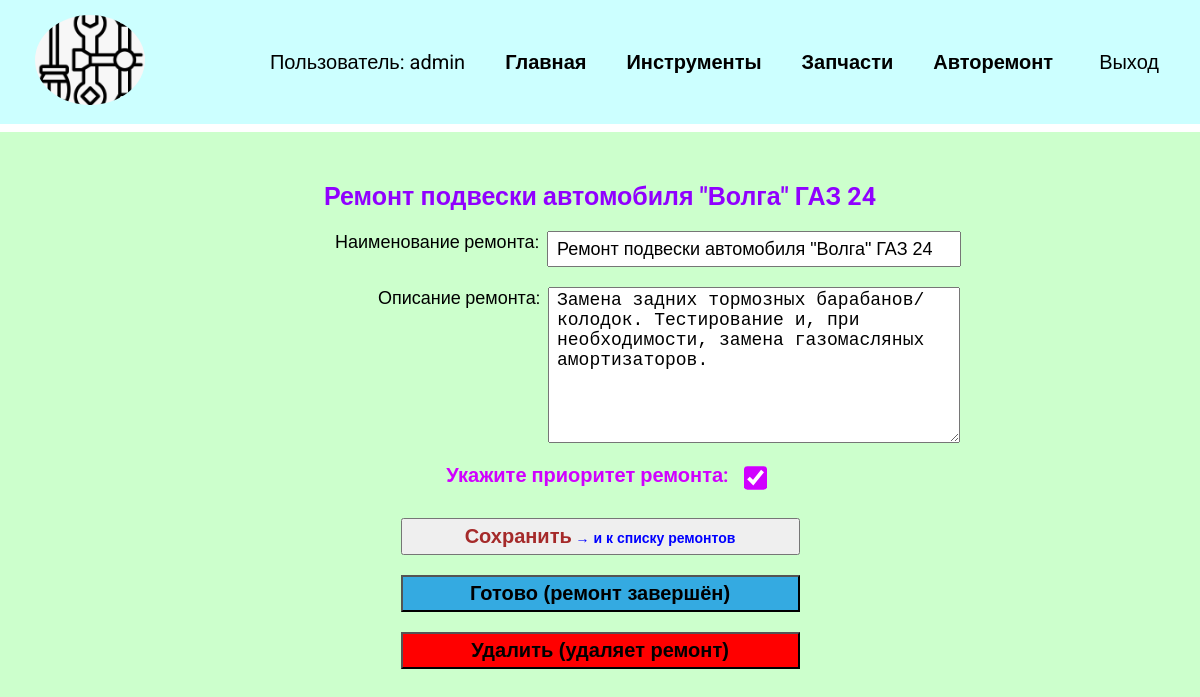
Page /telog_spparts/current_new_repairs/8 (signed in) on the committed database.
### telog_spparts/models.py (models this page shows, shortened)
class Repairs(models.Model):
    title = models.CharField(max_length=100)  # , verbose_name="Наименование ремонта"
    rep_memo = models.TextField(blank=True)  # его описание (записка)
    date_creation = models.DateTimeField(auto_now_add=True)  # Создано
    ready = models.DateTimeField(blank=True, null=True)  # Завершено
    priority_rep = models.BooleanField(default=False)  # Приоритет
    user_performer = models.ForeignKey(  # performer - пользователь_исполнитель
        User,
        on_delete=models.SET_NULL,
        null=True,  # Обязательно для SET_NULL
        blank=True  # Позволяет оставлять поле пустым
    )

### telog_spparts/views.py (the view, shortened to what this page needs)
# urls.py: path('current_new_repairs/<int:repair_pk>', views.view_repair, name='viewrepair'),
@login_required
def view_repair(request, repair_pk):
    repair = get_object_or_404(Repairs, pk=repair_pk)
    if request.method == "GET":
        repform = RepairsForm(instance=repair)
        return render(request, 'telog_spparts/viewrepair.html', {'repair': repair, 'repform': repform})

### techlog_tools/forms.py
class RepairsForm(forms.ModelForm):
    class Meta:
        model = Repairs
        fields = ['title', 'rep_memo', 'priority_rep']
        labels = {
            'title': 'Наименование ремонта',
            'rep_memo': 'Описание ремонта',
            'priority_rep': 'Укажите приоритет ремонта',
        }

### telog_spparts/templates/telog_spparts/viewrepair.html (shortened to what this page needs)
{% extends 'techlog_tools/base.html' %}
{% load static %}
{% block content %}
<h2>{{ repair.title }}</h2>
<form action="" method="post" class="edit_repair">
    {{ repform }}
    <button class="btn">Сохранить</button>
</form>
<form action="{% url 'finished_repair' repair.id %}" method="post" class="finish_rep">
    <button class="btrep final">Готово (ремонт завершён)</button>
</form>
<form action="{% url 'delete_repair' repair.id %}" method="post" class="delete_rep">
    <button class="btrep del">Удалить (удаляет ремонт)</button>
</form>
{% endblock %}

### techlog_tools/templates/techlog_tools/base.html (shortened to what this page needs)
<!DOCTYPE html>
{% load static %}
<html lang="en">
<head>
    <link rel="stylesheet" href="{% static 'css/style.css' %}">
</head>
<body>
<div class="menu">
    <div class="wrap">
        <div class="logo">
            <a href="{% url 'home' %}">
                <img src="{% static 'techlog_tools/car-tools.png' %}" alt="">
            </a>
        </div>
        <ul>
            {% if user.is_authenticated %}
                <li class="logo">Пользователь: {{ user.username }}</li>
                <li><a href="{% url 'home' %}">Главная</a></li>
                <li><a href="{% url 'techlogtools' %}">Инструменты</a></li>
                <li><a href="{% url 'telogspparts' %}">Запчасти</a></li>
                <li><a href="{% url 'currentnewrepairs' %}">Авторемонт</a></li>
                <li>
                    <form action="{% url 'exitappuser' %}" method="post">
                        <button class="exit">Выход</button>
                    </form>
                </li>
            {% else %}
                <li><a href="{% url 'registruser' %}">Зарегистрироваться</a></li>
                <li><a href="{% url 'loginuser' %}">Войти</a></li>
            {% endif %}
        </ul>
    </div>
</div>
<div class="content">
    <div class="wrap">
        {% block content %}
        {% endblock %}
    </div>
</div>
</body>
</html>

### techlog_tools/static/css/style.css (style rules this page uses)
body { font-family: "Roboto", sans-serif; padding: 0; margin: 0; background: #CCFFCC; }
.wrap { max-width: 1200px; margin: 0 auto; padding: 10px 30px; box-sizing: border-box; }
.menu ul { display: flex; justify-content: space-around; align-items: center; list-style: none; font-size: 20px; }
.menu li { margin-left: 40px; }
.menu .wrap { display: flex; flex-wrap: wrap; justify-content: space-between; align-items: center; }
.menu { background: #CCFFFF; padding: 5px; border-bottom: 8px solid white; }
.menu a { color: black; font-weight: 600; text-decoration: none; }
a img { width: 110px; height: 90px; object-fit: cover; object-position: center; border-radius: 50%; overflow: hidden; }
.exit { background: transparent; border: none; font-size: 20px; cursor: pointer; }
.btn { width: 60%; padding: 5px; margin: 10px; font-size: 20px; font-weight: 600; }
div>label[for="id_rep_memo"] { display: inline-block; height: 150px; width: 300px; overflow: hidden; white-space: nowrap; text-overflow: ellipsis; text-align: right; font-size: 18px; padding-right: 8px; }
div:has(> label[for="id_priority_rep"])>label[for="id_priority_rep"] { display: inline-block; height: 30px; width: 300px; overflow: hidden; white-space: nowrap; text-overflow: ellipsis; text-align: right; font-size: 20px; font-weight: 600; padding-right: 10px; color: rgb(208, 0, 255); }
div:has(> label[for="id_priority_rep"])>input[id="id_priority_rep"] { height: 30px; transform: scale(1.8); margin: 10px; margin-bottom: 0px; margin-top: 0; accent-color: rgb(208, 0, 255); }
div:has(> label[for="id_priority_rep"])+.btn { display: block; margin: 0 auto; }
form[class="edit_repair"] { display: flex; flex-direction: column; flex-wrap: nowrap; align-items: center; gap: 10px; width: 100%; overflow-x: auto; }
.wrap>h2 { padding-top: 20px; margin: 20px 0 20px 0; text-align: center; color: rgb(144, 0, 255); font-size: 25px; font-weight: 700; }
.edit_repair>div { flex-shrink: 0; display: flex; flex-direction: row; text-align: center; padding-bottom: 10px; }
form.edit_repair>div>label[for="id_title"] { display: inline-block; height: 30px; width: 300px; text-align: right; font-size: 18px; padding-right: 8px; white-space: nowrap; }
form.edit_repair>div>input[id="id_title"] { height: 30px; width: 400px; font-size: 18px; padding-left: 8px; margin: 0; }
form.edit_repair>div+div { flex-shrink: 0; display: flex; flex-direction: row; text-align: center; padding-bottom: 10px; }
form.edit_repair>div>label[for="id_rep_memo"] { display: inline-block; height: 150px; width: 300px; overflow: hidden; white-space: nowrap; text-overflow: ellipsis; text-align: right; font-size: 18px; padding-right: 8px; }
form.edit_repair>div>textarea[id="id_rep_memo"] { height: 150px; width: 400px; min-width: 200px; font-size: 18px; padding-left: 8px; margin: 0; }
form.edit_repair>div+div+div { flex-shrink: 0; display: flex; flex-direction: row; justify-content: center; margin-bottom: 5px; font-size: 18px; white-space: nowrap; }
form.edit_repair>div:has(> label[for="id_priority_rep"])+.btn { display: block; margin: auto auto; color: brown; width: 35%; }
form.edit_repair>div:has(> label[for="id_priority_rep"])+.btn::after { content: " → и к списку ремонтов"; font-size: 14px; color: blue; }
form.edit_repair { margin-bottom: 10px; }
.btrep { width: 35%; padding: 5px; font-size: 20px; font-weight: 600; }
.final { background-color: #34aae1; margin: 10px; }
.del { background-color: #ff0000; margin: 10px; }
.finish_rep, .delete_rep { display: flex; justify-content: center; content: " → завершающие теги"; }

### rows in the picture
Repairs: title "Ремонт подвески автомобиля \"Волга\" ГАЗ 24", rep_memo "Замена задних тормозных барабанов/колодок. Тестирование и, при необходимости, замена газомасляных амортизаторов.", priority_rep "☑"

### other values in the picture
{{ user.username }} "admin"
